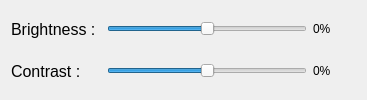
<?xml version="1.0" encoding="UTF-8"?>
<ui version="4.0">
 <class>ImgContrastBrightness</class>
 <widget class="QDialog" name="ImgContrastBrightness">
  <property name="geometry">
   <rect>
    <x>0</x>
    <y>0</y>
    <width>367</width>
    <height>100</height>
   </rect>
  </property>
  <property name="windowTitle">
   <string>Dialog</string>
  </property>
  <layout class="QGridLayout" name="gridLayout">
   <item row="0" column="0">
    <layout class="QVBoxLayout" name="verticalLayout">
     <item>
      <layout class="QHBoxLayout" name="horizontalLayout_2">
       <item>
        <widget class="QLabel" name="label_2">
         <property name="minimumSize">
          <size>
           <width>90</width>
           <height>0</height>
          </size>
         </property>
         <property name="font">
          <font>
           <pointsize>12</pointsize>
          </font>
         </property>
         <property name="text">
          <string>Brightness :</string>
         </property>
        </widget>
       </item>
       <item>
        <widget class="QSlider" name="slider_brughtness">
         <property name="minimumSize">
          <size>
           <width>200</width>
           <height>0</height>
          </size>
         </property>
         <property name="minimum">
          <number>-100</number>
         </property>
         <property name="maximum">
          <number>100</number>
         </property>
         <property name="orientation">
          <enum>Qt::Horizontal</enum>
         </property>
        </widget>
       </item>
       <item>
        <widget class="QLabel" name="lbl_brightnessValue">
         <property name="text">
          <string>0%</string>
         </property>
        </widget>
       </item>
       <item>
        <spacer name="horizontalSpacer_2">
         <property name="orientation">
          <enum>Qt::Horizontal</enum>
         </property>
         <property name="sizeHint" stdset="0">
          <size>
           <width>40</width>
           <height>20</height>
          </size>
         </property>
        </spacer>
       </item>
      </layout>
     </item>
     <item>
      <layout class="QHBoxLayout" name="horizontalLayout">
       <item>
        <widget class="QLabel" name="label">
         <property name="minimumSize">
          <size>
           <width>90</width>
           <height>0</height>
          </size>
         </property>
         <property name="font">
          <font>
           <pointsize>12</pointsize>
          </font>
         </property>
         <property name="text">
          <string>Contrast :</string>
         </property>
        </widget>
       </item>
       <item>
        <widget class="QSlider" name="slider_contrast">
         <property name="minimumSize">
          <size>
           <width>200</width>
           <height>0</height>
          </size>
         </property>
         <property name="minimum">
          <number>-255</number>
         </property>
         <property name="maximum">
          <number>255</number>
         </property>
         <property name="orientation">
          <enum>Qt::Horizontal</enum>
         </property>
        </widget>
       </item>
       <item>
        <widget class="QLabel" name="lbl_contrastValue">
         <property name="text">
          <string>0%</string>
         </property>
        </widget>
       </item>
       <item>
        <spacer name="horizontalSpacer">
         <property name="orientation">
          <enum>Qt::Horizontal</enum>
         </property>
         <property name="sizeHint" stdset="0">
          <size>
           <width>40</width>
           <height>20</height>
          </size>
         </property>
        </spacer>
       </item>
      </layout>
     </item>
    </layout>
   </item>
  </layout>
 </widget>
 <resources/>
 <connections/>
</ui>
